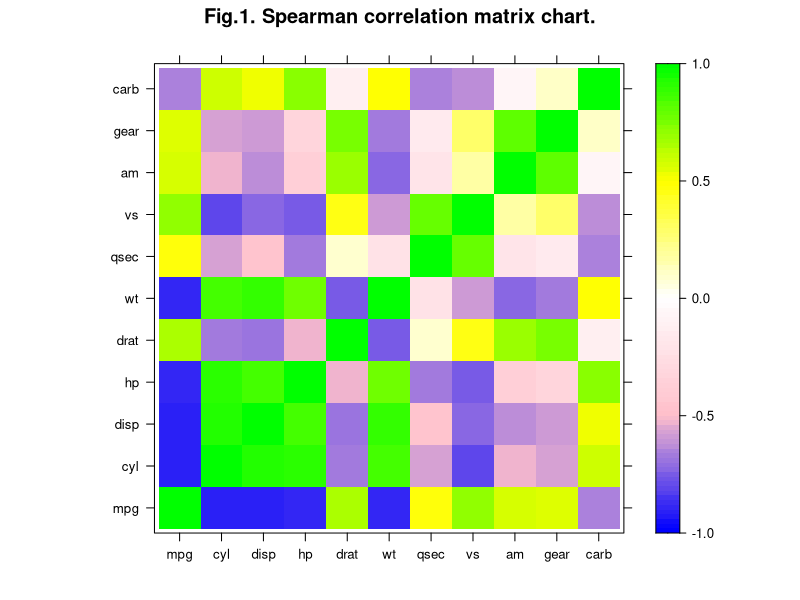
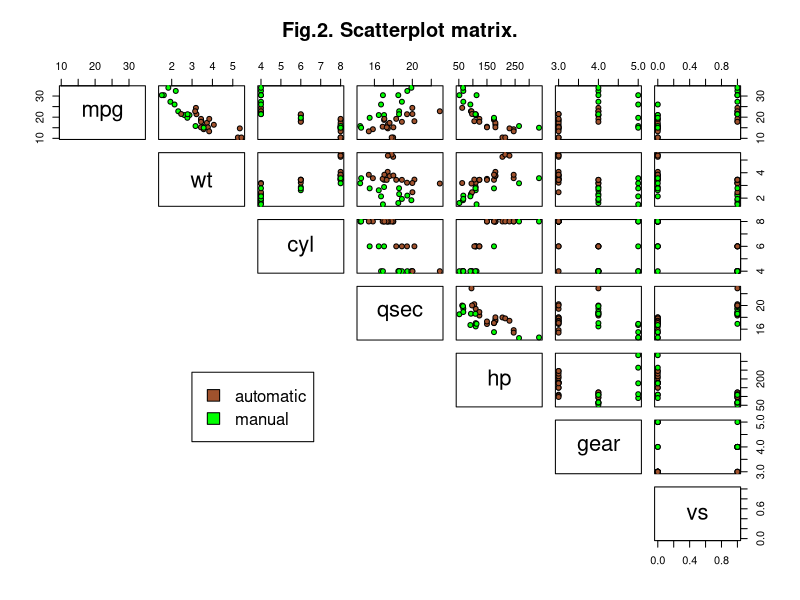
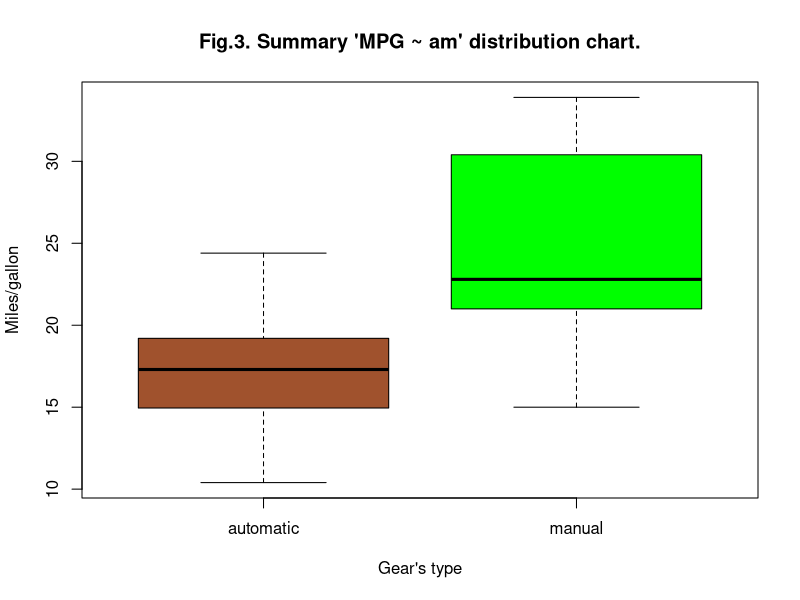
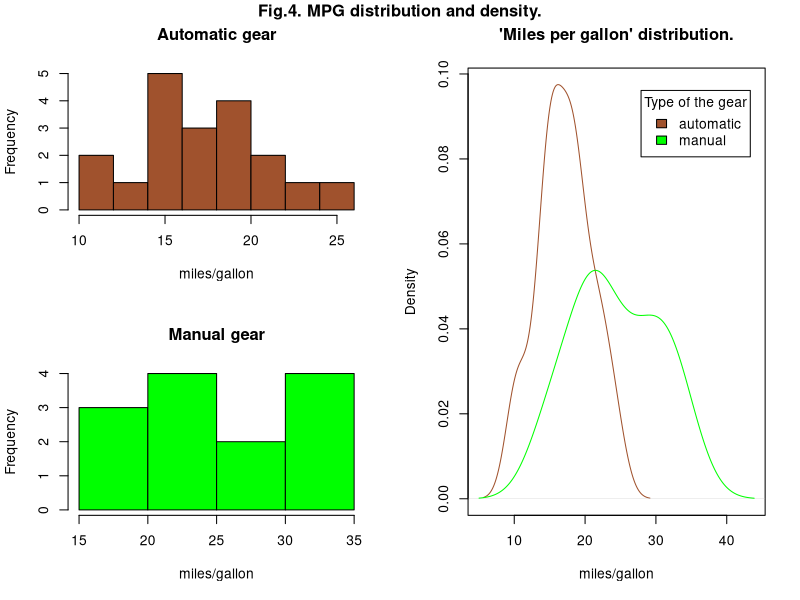
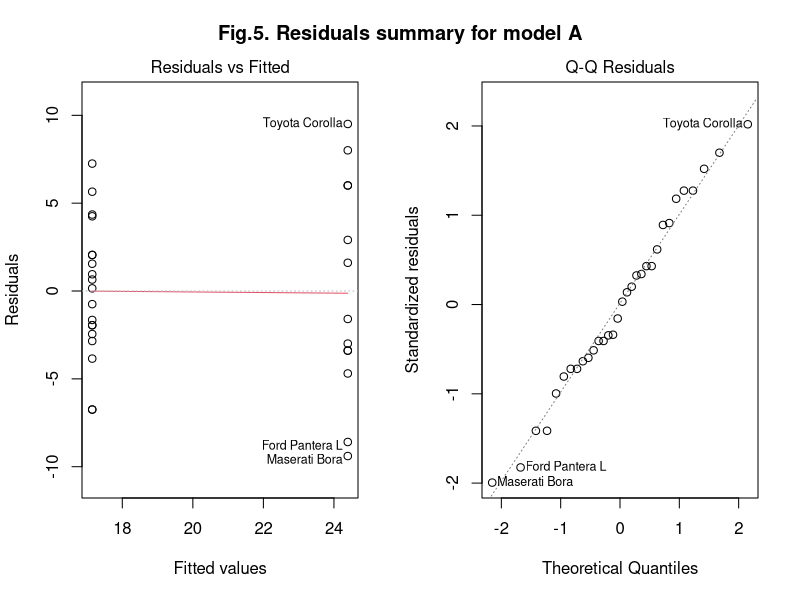
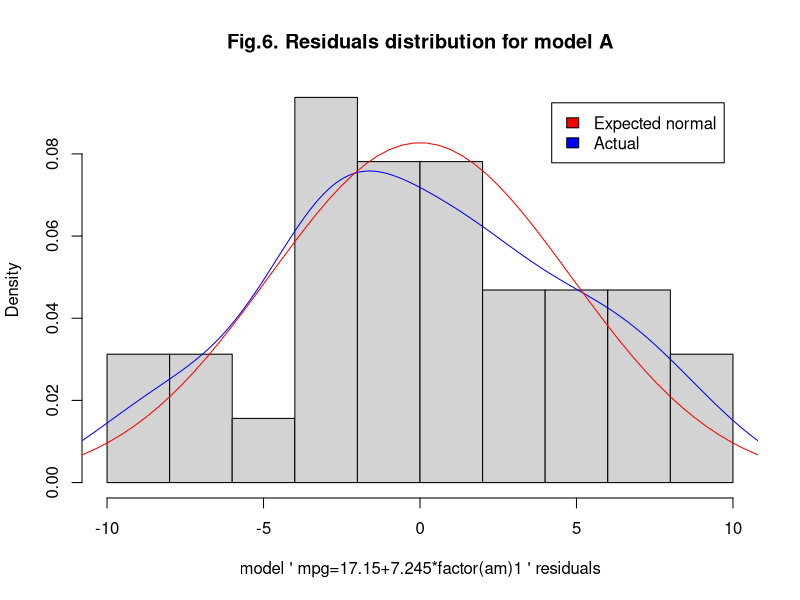
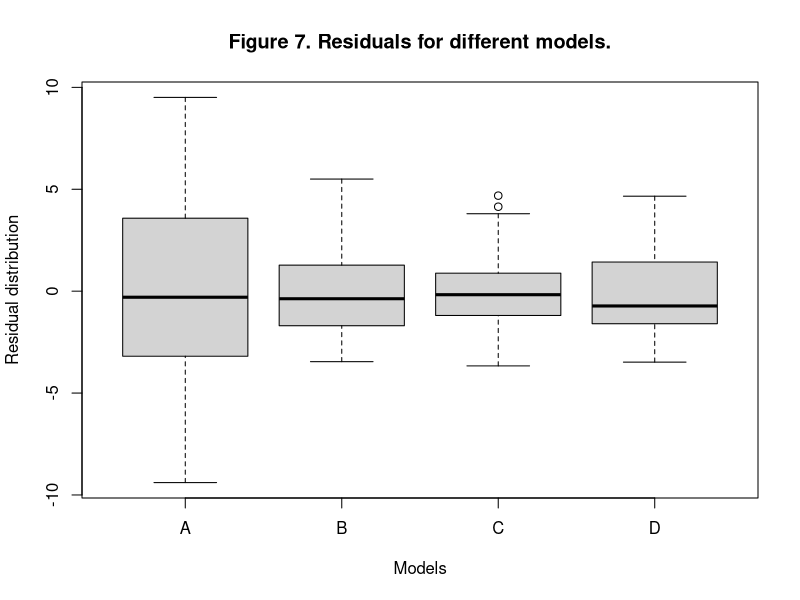
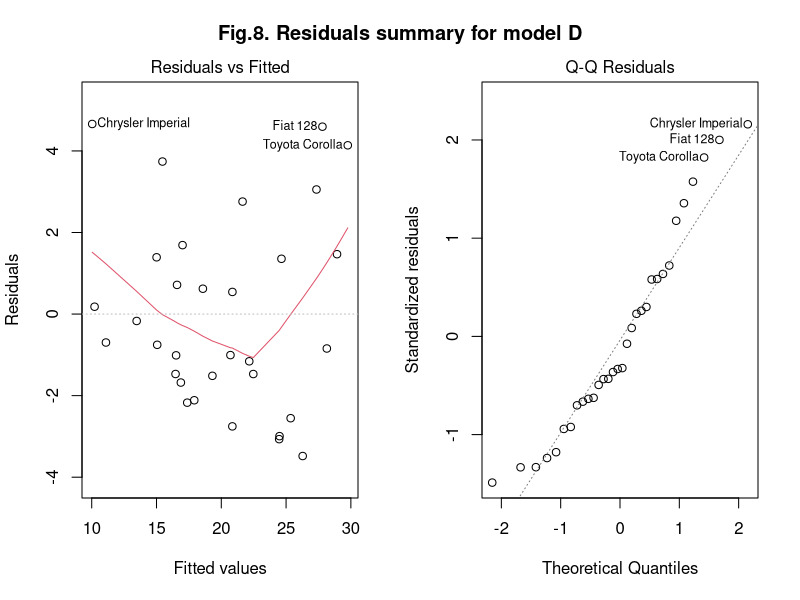

Reproduce these figures in R, in order.
## ---- chunk 1
library(lattice)
library(MASS)

data(mtcars)
#head(mtcars)
at<-mtcars[mtcars$am==0,]
mt<-mtcars[mtcars$am==1,]
color_at <- 'sienna'
color_mt <- 'green'
au_gear_str <- 'automatic'
ma_gear_str <- 'manual'
gear_names <- c(au_gear_str, ma_gear_str)
gear_color <- c(color_at, color_mt)
def.par <- par(no.readonly = TRUE)
options(digits=7)

# models formulas
LM0.init_formula <- mpg ~ factor(am)
LM1.init_formula <- mpg ~ wt+hp+disp+factor(am)
LM2.init_formula <- mpg ~ disp+hp+drat+wt+qsec+factor(cyl)+factor(am)+factor(gear)+factor(carb)
LM3.init_formula <- mpg ~ disp+hp+drat+wt+qsec+factor(cyl)+factor(am)+factor(gear)+factor(carb)

# create linear regression models
LM0.f <- lm(LM0.init_formula, data=mtcars)
LM1.f <- lm(LM1.init_formula, data=mtcars)
LM2.f <- lm(LM2.init_formula, data=mtcars)
LM3.f <- step(lm(LM3.init_formula, data=mtcars), direction="both", trace=0) # or 'stepAIC' ?

# get residuals
LM0.resid <- resid(LM0.f)
LM1.resid <- resid(LM1.f)
LM2.resid <- resid(LM2.f)
LM3.resid <- resid(LM3.f)

# calculate SSE
LM0.SSE <- sum(LM0.resid^2)
LM1.SSE <- sum(LM1.resid^2)
LM2.SSE <- sum(LM2.resid^2)
LM3.SSE <- sum(LM3.resid^2)

# calculate MSE
LM0.MSE <- LM0.SSE/LM0.f$df.residual
LM1.MSE <- LM1.SSE/LM1.f$df.residual
LM2.MSE <- LM2.SSE/LM2.f$df.residual
LM3.MSE <- LM3.SSE/LM3.f$df.residual

# get R-squared
LM0.Rs    <- summary(LM0.f)$r.squared
LM0.adjRs <- summary(LM0.f)$adj.r.squared
LM1.Rs    <- summary(LM1.f)$r.squared
LM1.adjRs <- summary(LM1.f)$adj.r.squared
LM2.Rs    <- summary(LM2.f)$r.squared
LM2.adjRs <- summary(LM2.f)$adj.r.squared
LM3.Rs    <- summary(LM3.f)$r.squared
LM3.adjRs <- summary(LM3.f)$adj.r.squared


# create string representations of initial and final models

model_strings <- function(LMf) {
  cf <- as.character(as.formula(LMf))
  ms <- paste(cf[2],cf[1],cf[3]) 
  nm<-data.frame(names(coef(LMf)),coef(LMf))
  es<-paste(c(cf[2],' = ',format(nm[1,2],digits=4), lapply(2:nrow(nm), function(i) paste(ifelse(sign(nm[i,2])>0,'+',''),format(nm[i,2], digits=4),'*',nm[i,1]))), collapse='')
  gsub(' ','',c(ms,es))
} 

mstr<-model_strings(LM0.f)
LM0.model_string <- mstr[1]
LM0.equation_string <- mstr[2]

mstr<-model_strings(LM1.f)
LM1.model_string <- mstr[1]
LM1.equation_string <- mstr[2]

mstr<-model_strings(LM3.f)
LM2.model_string <- mstr[1]
LM2.equation_string <- mstr[2]

mstr<-model_strings(LM3.f)
LM3.model_string <- mstr[1]
LM3.equation_string <- mstr[2]

#summary(LM3.f)

options(digits=2)
## ---- chunk 2
options(digits=7)
## ---- chunk 3
options(digits=2)
## ---- chunk 4
# print well-formated table of model's coefficients

LM3cf<-summary(LM1.f)$coefficients
colnames(LM3cf)<-gsub("\\|", "\\\\|", colnames(LM3cf))

cat(paste('\\ ',' | ', paste(colnames(LM3cf), collapse=" | ")), paste(replicate(ncol(LM3cf)+1,"---"), collapse=' | '),sep="\n")
cat(mapply(paste, rownames(LM3cf), " | ", apply(LM3cf,1,function(x) paste(lapply(as.list(x), function(y) paste(format(y,digits=5))), collapse=" | ")) ), sep="\n")

options(digits=2)
## ---- chunk 5
Mcs <- cor(mtcars, method = 'spearman')
#Mcs
layout(matrix(c(1),1,1))
rgb.palette <- colorRampPalette(c("blue","pink","white","yellow","green"), space = "rgb")
levelplot(Mcs, main="Fig.1. Spearman correlation matrix chart.", xlab="", ylab="", col.regions=rgb.palette(120), cuts=100, at=seq(-1,1,0.02))
## ---- chunk 6
pairs(~mpg+wt+cyl+qsec+hp+cyl+gear+vs,data=mtcars, main="Fig.2. Scatterplot matrix.",
      pch=21, bg=gear_color[mtcars$am+1], lower.panel=NULL)
legend(0.20, 0.35, gear_names, fill=gear_color)
## ---- chunk 7
boxplot(mpg~am, data=mtcars, main="Fig.3. Summary 'MPG ~ am' distribution chart.",xlab="Gear's type", ylab="Miles/gallon", names=gear_names,col = gear_color)
## ---- chunk 8
den_at <- density(at$mpg)
den_mt <- density(mt$mpg)

den_min_x <- min(min(den_at$x), min(den_mt$x))
den_max_x <- max(max(den_at$x), max(den_mt$x))
den_max_y <- max(max(den_at$y), max(den_mt$y))

layout(matrix(c(1,2,3,3), 2, 2, byrow = FALSE))

hist(at$mpg, xlab="miles/gallon", main="Automatic gear",col = color_at, breaks=6)
hist(mt$mpg, xlab="miles/gallon",main="Manual gear",col = color_mt, breaks=6)

plot(den_at, main="'Miles per gallon' distribution.",
     xlab="miles/gallon", ylab="Density",
     xlim=c(den_min_x, den_max_x), ylim=c(0, den_max_y), col = color_at)
legend("topright", inset=.05, title="Type of the gear",
    gear_names, fill=gear_color, horiz=FALSE)
lines(den_mt, xlim=c(den_min_x, den_max_x), ylim=c(0, den_max_y), col = color_mt)
title("Fig.4. MPG distribution and density.", outer=TRUE, line = -1)
## ---- chunk 9
layout(matrix(c(1,2),1,2)) # optional 2 graphs/page
plot(LM0.f, which=c(1,2))
title("Fig.5. Residuals summary for model A", outer=TRUE, line = -2)
## ---- chunk 10
layout(matrix(c(1),1,1))
hist(LM0.resid, breaks=as.integer((max(LM0.resid)-min(LM0.resid))/2), main='Fig.6. Residuals distribution for model A', xlab=paste("model '",LM0.equation_string ,"' residuals"), freq=FALSE)
d_a<-density(LM0.resid)
lines(d_a, col='blue')
x_at<-seq(-4,4,length=100)*sd(LM0.resid) + mean(LM0.resid)
hx_at<-dnorm(x_at,mean(LM0.resid),sd(LM0.resid))
lines(x_at,hx_at,col='red')
legend("topright", inset=.05, c('Expected normal','Actual'), fill=c('red','blue'))
## ---- chunk 11
layout(matrix(c(1),1,1))
boxplot(LM0.resid,LM1.resid,LM2.resid,LM3.resid, main='Figure 7. Residuals for different models.', ylab='Residual distribution',xlab="Models", names=c('A','B','C','D'), col='lightgray')
## ---- chunk 12
layout(matrix(c(1,2),1,2)) # optional 2 graphs/page
plot(LM3.f, which=c(1,2))
title("Fig.8. Residuals summary for model D", outer=TRUE, line = -2)
## ---- chunk 13
layout(matrix(c(1),1,1))
hist(LM3.resid, breaks=as.integer((max(LM0.resid)-min(LM0.resid))/2), main='Fig.9. Residuals distribution for model D', xlab=paste("model '",LM3.equation_string ,"' residuals"), freq=FALSE)
d_a<-density(LM3.resid)
lines(d_a, col='blue')
x_at<-seq(-4,4,length=100)*sd(LM3.resid) + mean(LM3.resid)
hx_at<-dnorm(x_at,mean(LM3.resid),sd(LM3.resid))
lines(x_at,hx_at,col='red')
legend("topright", inset=.05, c('Expected normal','Actual'), fill=c('red','blue'))
